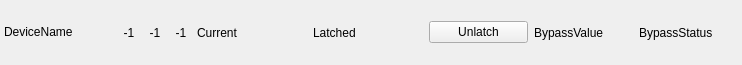
<?xml version="1.0" encoding="UTF-8"?>
<ui version="4.0">
 <class>MagnetListItem</class>
 <widget class="QWidget" name="MagnetListItem">
  <property name="geometry">
   <rect>
    <x>0</x>
    <y>0</y>
    <width>742</width>
    <height>65</height>
   </rect>
  </property>
  <property name="windowTitle">
   <string>Form</string>
  </property>
  <layout class="QHBoxLayout" name="horizontalLayout">
   <property name="leftMargin">
    <number>4</number>
   </property>
   <property name="topMargin">
    <number>0</number>
   </property>
   <property name="rightMargin">
    <number>4</number>
   </property>
   <property name="bottomMargin">
    <number>0</number>
   </property>
   <item>
    <widget class="QLabel" name="deviceNameLabel">
     <property name="sizePolicy">
      <sizepolicy hsizetype="Fixed" vsizetype="Fixed">
       <horstretch>0</horstretch>
       <verstretch>0</verstretch>
      </sizepolicy>
     </property>
     <property name="minimumSize">
      <size>
       <width>0</width>
       <height>0</height>
      </size>
     </property>
     <property name="maximumSize">
      <size>
       <width>400</width>
       <height>16777215</height>
      </size>
     </property>
     <property name="autoFillBackground">
      <bool>true</bool>
     </property>
     <property name="text">
      <string>DeviceName</string>
     </property>
    </widget>
   </item>
   <item>
    <spacer name="horizontalSpacer">
     <property name="orientation">
      <enum>Qt::Horizontal</enum>
     </property>
     <property name="sizeType">
      <enum>QSizePolicy::Preferred</enum>
     </property>
     <property name="sizeHint" stdset="0">
      <size>
       <width>10</width>
       <height>10</height>
      </size>
     </property>
    </spacer>
   </item>
   <item>
    <widget class="QLabel" name="crateLabel">
     <property name="sizePolicy">
      <sizepolicy hsizetype="Maximum" vsizetype="Preferred">
       <horstretch>0</horstretch>
       <verstretch>0</verstretch>
      </sizepolicy>
     </property>
     <property name="maximumSize">
      <size>
       <width>20</width>
       <height>16777215</height>
      </size>
     </property>
     <property name="text">
      <string>-1</string>
     </property>
     <property name="alignment">
      <set>Qt::AlignCenter</set>
     </property>
    </widget>
   </item>
   <item>
    <widget class="QLabel" name="cardLabel">
     <property name="sizePolicy">
      <sizepolicy hsizetype="Maximum" vsizetype="Preferred">
       <horstretch>0</horstretch>
       <verstretch>0</verstretch>
      </sizepolicy>
     </property>
     <property name="maximumSize">
      <size>
       <width>20</width>
       <height>16777215</height>
      </size>
     </property>
     <property name="text">
      <string>-1</string>
     </property>
     <property name="alignment">
      <set>Qt::AlignCenter</set>
     </property>
    </widget>
   </item>
   <item>
    <widget class="QLabel" name="channelLabel">
     <property name="sizePolicy">
      <sizepolicy hsizetype="Fixed" vsizetype="Preferred">
       <horstretch>0</horstretch>
       <verstretch>0</verstretch>
      </sizepolicy>
     </property>
     <property name="maximumSize">
      <size>
       <width>20</width>
       <height>16777215</height>
      </size>
     </property>
     <property name="text">
      <string>-1</string>
     </property>
     <property name="alignment">
      <set>Qt::AlignCenter</set>
     </property>
    </widget>
   </item>
   <item>
    <widget class="PyDMLabel" name="currentStateLabel">
     <property name="sizePolicy">
      <sizepolicy hsizetype="Maximum" vsizetype="Preferred">
       <horstretch>0</horstretch>
       <verstretch>0</verstretch>
      </sizepolicy>
     </property>
     <property name="minimumSize">
      <size>
       <width>110</width>
       <height>0</height>
      </size>
     </property>
     <property name="maximumSize">
      <size>
       <width>40</width>
       <height>16777215</height>
      </size>
     </property>
     <property name="toolTip">
      <string/>
     </property>
     <property name="whatsThis">
      <string/>
     </property>
     <property name="text">
      <string>Current</string>
     </property>
     <property name="alarmSensitiveText" stdset="0">
      <bool>false</bool>
     </property>
     <property name="alarmSensitiveBorder" stdset="0">
      <bool>true</bool>
     </property>
     <property name="precision">
      <number>7</number>
     </property>
    </widget>
   </item>
   <item>
    <widget class="PyDMLabel" name="latchedStateLabel">
     <property name="sizePolicy">
      <sizepolicy hsizetype="Maximum" vsizetype="Preferred">
       <horstretch>0</horstretch>
       <verstretch>0</verstretch>
      </sizepolicy>
     </property>
     <property name="minimumSize">
      <size>
       <width>110</width>
       <height>0</height>
      </size>
     </property>
     <property name="maximumSize">
      <size>
       <width>40</width>
       <height>16777215</height>
      </size>
     </property>
     <property name="toolTip">
      <string/>
     </property>
     <property name="whatsThis">
      <string/>
     </property>
     <property name="text">
      <string>Latched</string>
     </property>
     <property name="alarmSensitiveText" stdset="0">
      <bool>false</bool>
     </property>
     <property name="alarmSensitiveBorder" stdset="0">
      <bool>true</bool>
     </property>
     <property name="precision">
      <number>7</number>
     </property>
    </widget>
   </item>
   <item>
    <widget class="PyDMPushButton" name="unlatchButton">
     <property name="toolTip">
      <string/>
     </property>
     <property name="whatsThis">
      <string>
    Basic PushButton to send a fixed value.

    The PyDMPushButton is meant to hold a specific value, and send that value
    to a channel when it is clicked, much like the MessageButton does in EDM.
    The PyDMPushButton works in two different modes of operation, first, a
    fixed value can be given to the :attr:`.pressValue` attribute, whenever the
    button is clicked a signal containing this value will be sent to the
    connected channel. This is the default behavior of the button. However, if
    the :attr:`.relativeChange` is set to True, the fixed value will be added
    to the current value of the channel. This means that the button will
    increment a channel by a fixed amount with every click, a consistent
    relative move
    
    Parameters
    ----------
    pressValue : int, float, str
        Value to be sent when the button is clicked
    
    channel : str
        ID of channel to manipulate

    parent : QObject, optional
        Parent of PyDMPushButton

    label : str, optional
        String to place on button

    icon : QIcon, optional
        An Icon to display on the PyDMPushButton


    relative : bool, optional
        Choice to have the button peform a relative put, instead of always
        setting to an absolute value
    </string>
     </property>
     <property name="text">
      <string>Unlatch</string>
     </property>
     <property name="pressValue" stdset="0">
      <string>2</string>
     </property>
    </widget>
   </item>
   <item>
    <widget class="PyDMLabel" name="bypassValueLabel">
     <property name="sizePolicy">
      <sizepolicy hsizetype="Maximum" vsizetype="Preferred">
       <horstretch>0</horstretch>
       <verstretch>0</verstretch>
      </sizepolicy>
     </property>
     <property name="minimumSize">
      <size>
       <width>40</width>
       <height>0</height>
      </size>
     </property>
     <property name="maximumSize">
      <size>
       <width>120</width>
       <height>16777215</height>
      </size>
     </property>
     <property name="toolTip">
      <string/>
     </property>
     <property name="whatsThis">
      <string/>
     </property>
     <property name="text">
      <string>BypassValue</string>
     </property>
    </widget>
   </item>
   <item>
    <widget class="PyDMLabel" name="bypassStatusLabel">
     <property name="sizePolicy">
      <sizepolicy hsizetype="Maximum" vsizetype="Preferred">
       <horstretch>0</horstretch>
       <verstretch>0</verstretch>
      </sizepolicy>
     </property>
     <property name="minimumSize">
      <size>
       <width>40</width>
       <height>0</height>
      </size>
     </property>
     <property name="maximumSize">
      <size>
       <width>120</width>
       <height>16777215</height>
      </size>
     </property>
     <property name="toolTip">
      <string/>
     </property>
     <property name="whatsThis">
      <string/>
     </property>
     <property name="text">
      <string>BypassStatus</string>
     </property>
    </widget>
   </item>
  </layout>
 </widget>
 <customwidgets>
  <customwidget>
   <class>PyDMPushButton</class>
   <extends>QPushButton</extends>
   <header>pydm.widgets.pushbutton</header>
  </customwidget>
  <customwidget>
   <class>PyDMLabel</class>
   <extends>QLabel</extends>
   <header>pydm.widgets.label</header>
  </customwidget>
 </customwidgets>
 <resources/>
 <connections/>
</ui>
